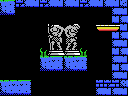

A level layout from a 2D game, rendered from its tile map. Below: a short description, then the map file with its tile-grid data intact:
An orthogonal 16x12 tile map with 8x8 px tiles, 1 tile layer (Tile Layer 1) and 7 objects (item, big-item, door-right, 4x4-item, breakable-right, ...).

<map version="1.0" orientation="orthogonal" renderorder="right-down" width="16" height="12" tilewidth="8" tileheight="8" nextobjectid="24">
 <properties>
  <property name="down" value="hole" />
  <property name="left" value="hole" />
 </properties>
 <tileset firstgid="1" name="tiles" tilewidth="8" tileheight="8" tilecount="256" columns="16">
  <image source="tiles.png" width="128" height="128" />
 </tileset>
 <layer name="Tile Layer 1" width="16" height="12">
  <data encoding="csv">
104,106,159,119,251,159,119,251,119,251,159,119,251,119,251,118,
120,122,1,1,1,1,1,1,1,1,1,1,1,1,119,251,
1,1,1,1,1,1,1,1,1,1,1,1,1,1,251,119,
1,1,1,1,1,1,195,196,193,194,1,1,175,144,176,251,
1,1,1,1,1,1,211,212,209,210,1,1,1,1,251,119,
1,1,1,1,1,1,227,228,225,226,1,1,1,1,119,251,
1,1,1,1,1,142,243,244,241,242,142,1,1,1,251,119,
1,1,1,1,1,104,105,106,104,105,106,1,1,1,119,251,
1,1,1,1,1,120,121,122,120,121,122,1,1,1,251,119,
1,1,1,1,1,1,1,1,1,1,1,1,1,1,119,251,
104,105,105,106,1,1,1,1,1,1,1,1,254,159,254,252,
120,121,121,122,1,1,1,1,1,1,1,1,119,251,119,251
</data>
 </layer>
 <objectgroup name="objects">
  <object id="1" type="item" x="96" y="8" width="16" height="16" />
  <object id="2" type="big-item" x="0" y="56" width="32" height="24" />
  <object id="6" type="door-right" x="112" y="56" width="16" height="24" />
  <object id="8" type="4x4-item" x="0" y="48" width="32" height="32" />
  <object id="12" type="breakable-right" x="112" y="48" width="16" height="32" />
  <object id="15" type="breakable-up" x="48" y="0" width="32" height="8" />
  <object id="16" type="door-up" x="48" y="0" width="32" height="8" />
 </objectgroup>
</map>
